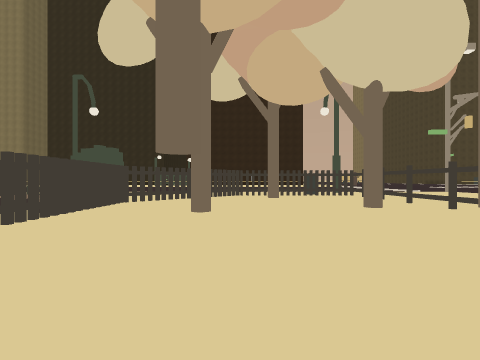
[1] (above)

21 first-person views from a walk through a 3-D level made in the Unity game engine. The camera is 1.3 m above the floor, looks level and sees 85° across. The floor is counted in squares, 2 m on a side. Each view is taken from the middle of a square. On the plan, view 1 faces up. The plan holds only what a view shows up to about 9 squares ahead; the rest is blank. The place goes on beyond the plan. Surface patterns are stand-ins for the level's own textures.

[2]
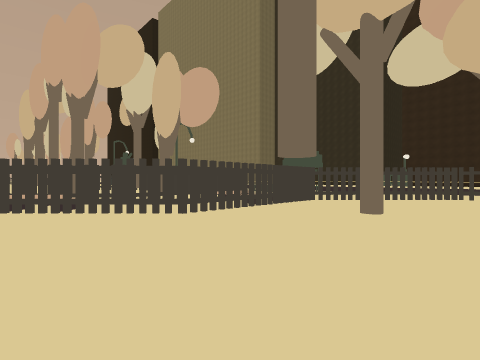

[3]
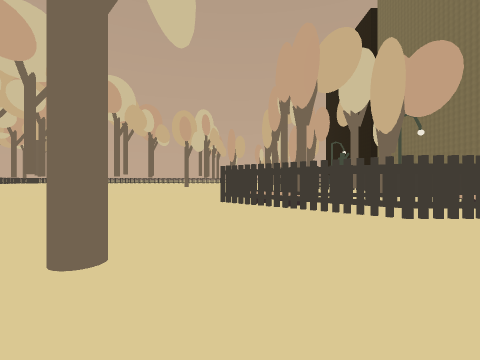

[4]
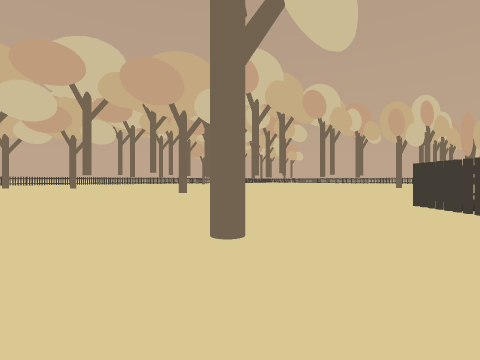

[5]
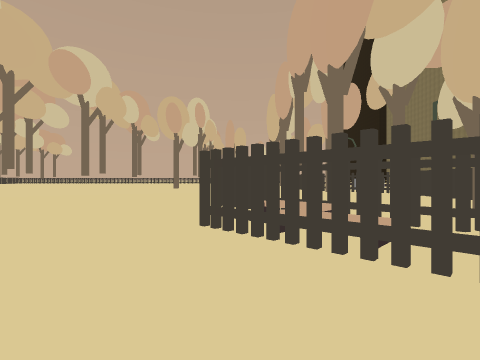

[6]
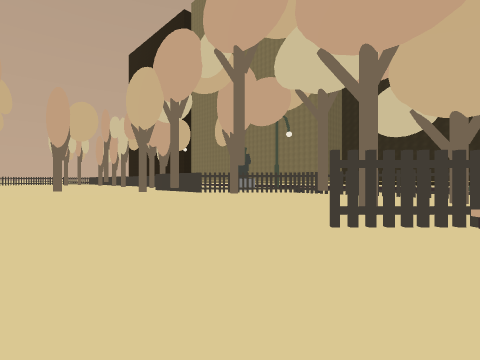

[7]
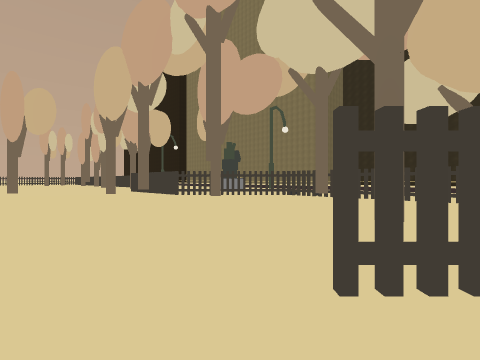

[8]
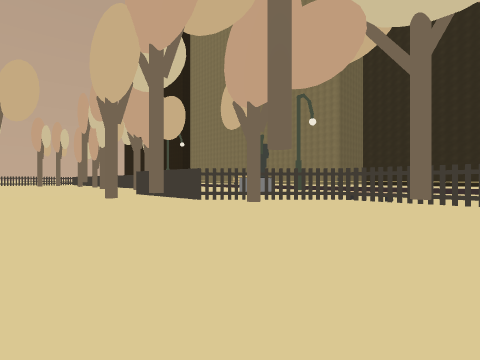

[9]
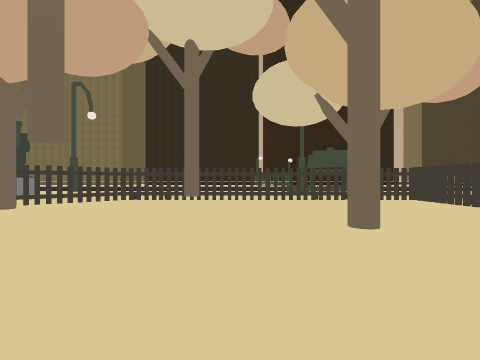

[10]
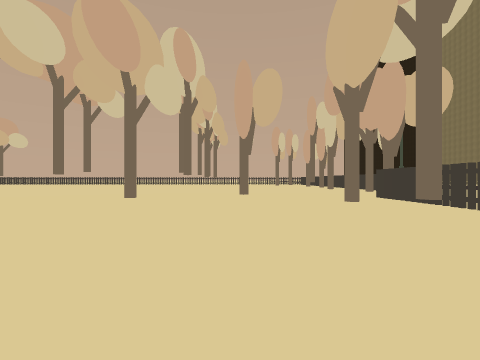

[11]
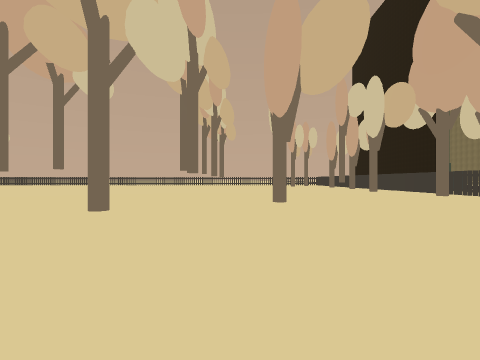

[12]
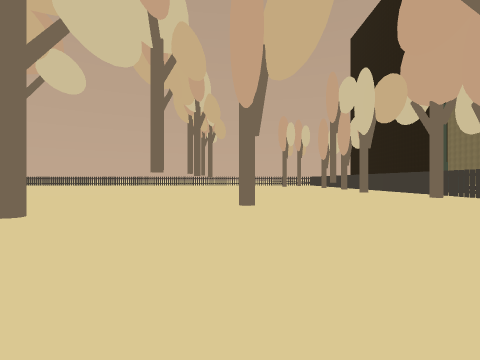

[13]
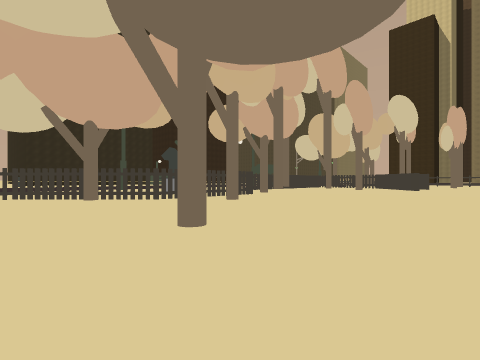

[14]
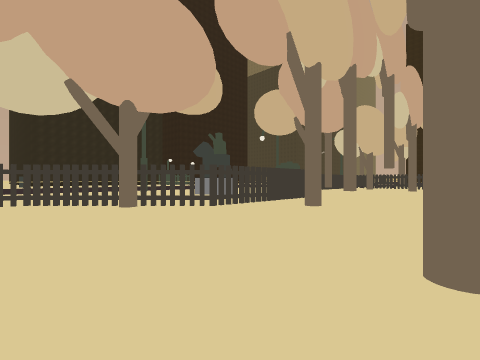

[15]
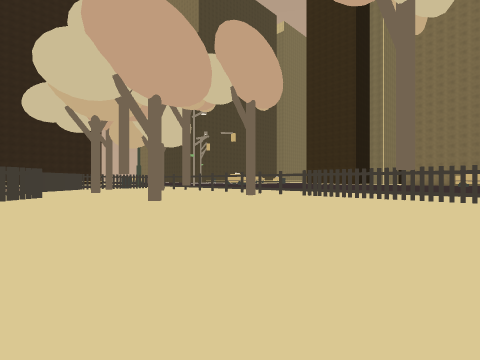

[16]
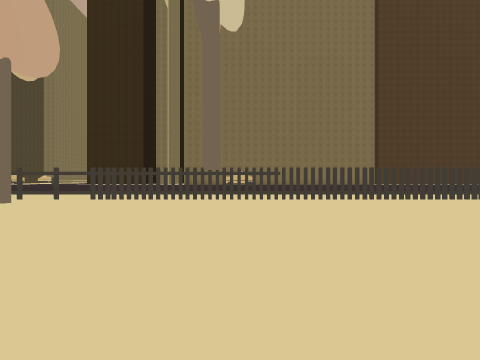

[17]
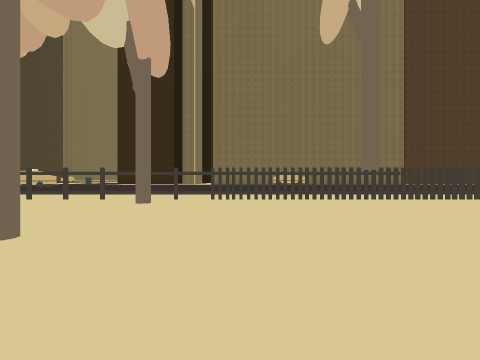

[18]
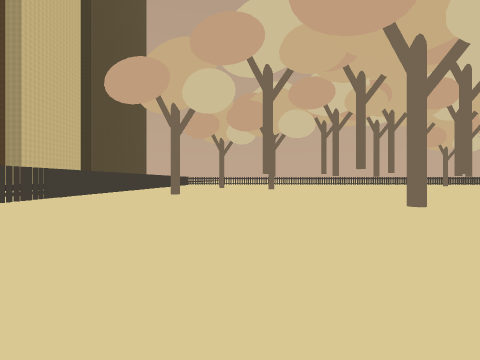

[19]
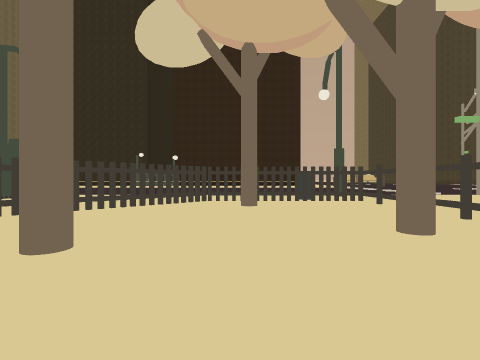

[20]
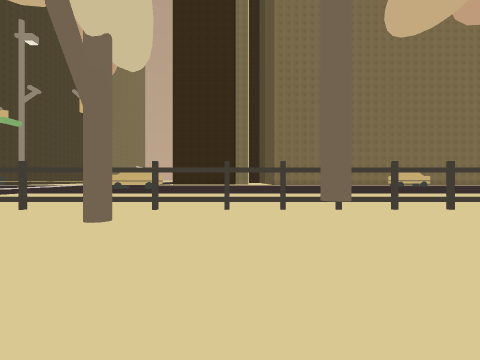

[21]
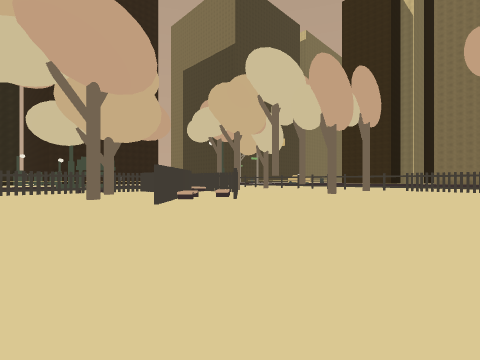

### Floor plan
Key: @ floor where view 1 was taken; # wall or solid block; x gap in a wall; . floor; / step, stairs or slope; = window, fence, low wall or low ledge; T thing the floor can be seen under or through; R tree; O other object.
Columns run from 28 left of view 1 to 7 right of it. Each row starts with its distance up from view 1.
 12                               .O..
 11                          ...#####...
 10                          ..#.R...T..
  9  ..           ..        ..#......T..
  8 ##..    #... ######/### .#=......T.
  7 .#...    ..##=........#  #.......T..
  6 R.#...    .#...R......#  x.....R.T..
  5 ..#R#.   .#R.......R..#./#.R.....T..
  4 ....######............#..#.......T..
  3 .........R........R...#.##.....R.T..
  2 ......R.............##.##........T..
  1 ...................##//#.........T..
  0 ...................#..#.....@....T..
 -1 ..R..................#.....R...R.T..
 -2 .................................T..
 -3 .................................#
 -4 .................................#
 -5 .....#.....    ..................#
 -6 ..........     ..................#
 -7 .........      ..................#
 -8 .......             .............#
 -9  ..                  ............#
-10                     ..#..........x
-11                     .............x
-12                     .............x
-13                      ............x

Where each view was taken, in squares from view 1:
view 1: 0 up, 0 right, facing up
view 2: 0 up, 1 right, facing up-left
view 3: 0 up, 1 right, facing left
view 4: 1 up, 1 right, facing down-left
view 5: 0 up, 3 left, facing left
view 6: 4 down, 8 left, facing up-left
view 7: 2 down, 9 left, facing up-left
view 8: 1 down, 12 left, facing up-left
view 9: 1 down, 12 left, facing up
view 10: 1 down, 14 left, facing left
view 11: 2 down, 18 left, facing left
view 12: 1 down, 19 left, facing left
view 13: 4 down, 28 left, facing up-right
view 14: 1 down, 28 left, facing up-right
view 15: 9 down, 5 left, facing up-right
view 16: 8 down, 4 left, facing right
view 17: 4 down, 4 left, facing right
view 18: 4 down, 2 left, facing down
view 19: 3 up, 1 right, facing up
view 20: 4 up, 1 left, facing right
view 21: 7 down, 13 left, facing up-right
